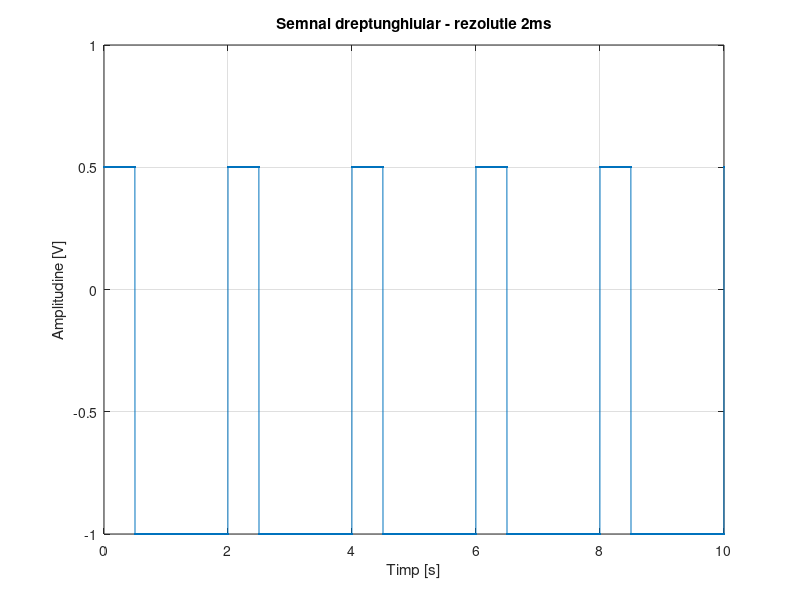
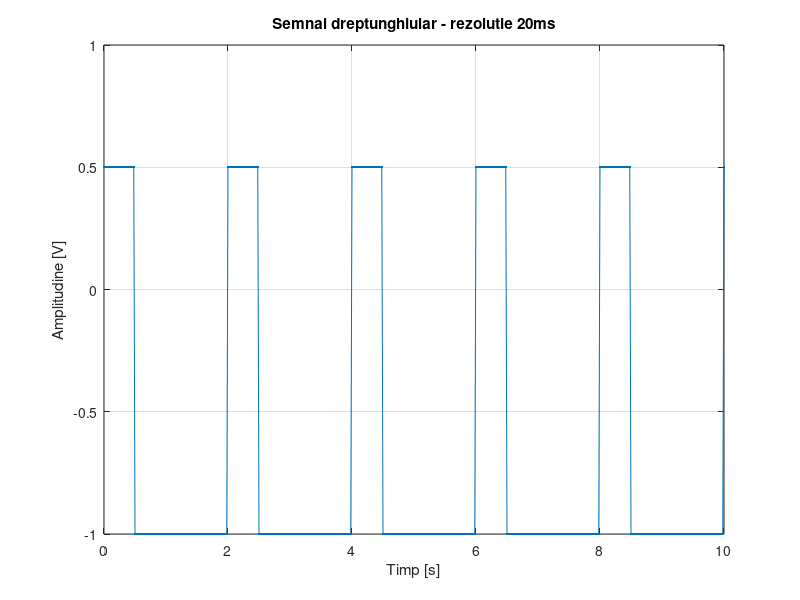
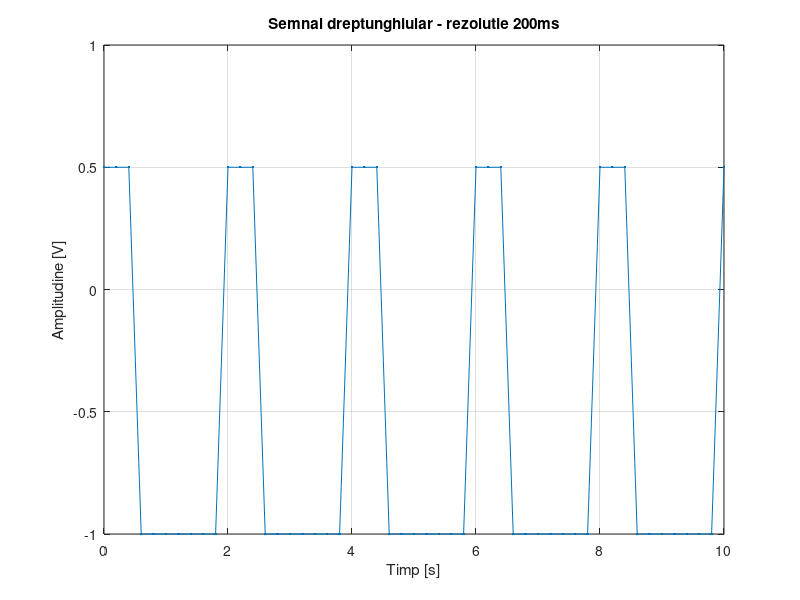

Here is the MATLAB script that generated these plots, in order:
figure(1);
t = 0:0.002:10;  % reprezinta timpul de la 0 la 2 secunde cu rezolutie temporara de 2ms
A=(0.5+1)/2; % amplitudinea semnalului  
Ucc=-0.25; % componenta continua a semnalului
x = (A*square(2*pi*0.5*t, 25))+Ucc;       % 'square' afiseaza un grafic dreptunghiular de perioada t cu factorul de umplere 25%
plot(t,x,'.-'),xlabel('Timp [s]'),ylabel('Amplitudine [V]'),title('Semnal dreptunghiular - rezolutie 2ms'),grid;

%-Semnal dreptunghiular cu rezolutie temporara 20ms
figure(2);
t = 0:0.02:10;    % seteaza noua rezolutie temporara de 20ms
x = A*(square(2*pi*0.5*t, 25))+Ucc;
plot(t,x,'.-'),xlabel('Timp [s]'),ylabel('Amplitudine [V]'),title('Semnal dreptunghiular - rezolutie 20ms'),grid;

%-Semnal dreptunghiular cu rezolutie temporara 200ms
figure(3);
t = 0:0.2:10;    % seteaza noua rezolutie temporara de 200ms
x = A*(square(2*pi*0.5*t, 25))+Ucc;
plot(t,x,'.-'),xlabel('Timp [s]'),ylabel('Amplitudine [V]'),title('Semnal dreptunghiular - rezolutie 200ms'),grid;